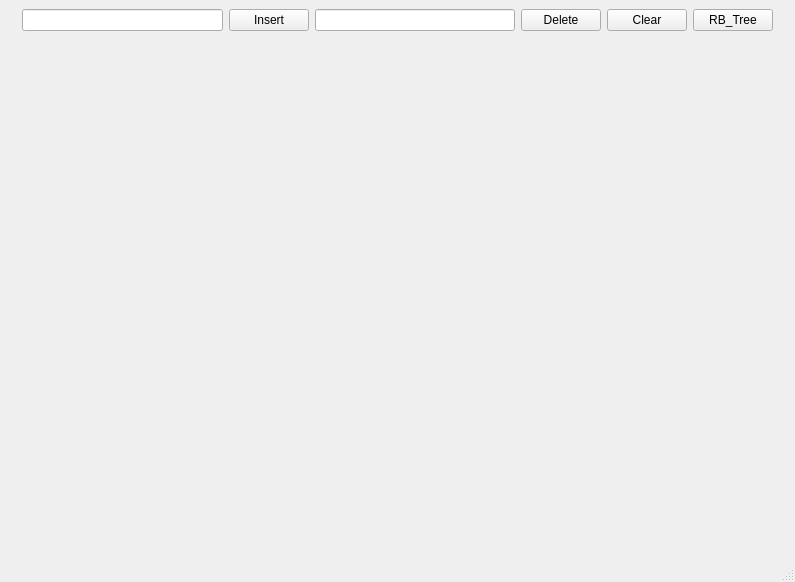
<?xml version="1.0" encoding="UTF-8"?>
<ui version="4.0">
 <class>MainWindow</class>
 <widget class="QMainWindow" name="MainWindow">
  <property name="geometry">
   <rect>
    <x>0</x>
    <y>0</y>
    <width>795</width>
    <height>582</height>
   </rect>
  </property>
  <property name="sizePolicy">
   <sizepolicy hsizetype="Minimum" vsizetype="Minimum">
    <horstretch>0</horstretch>
    <verstretch>0</verstretch>
   </sizepolicy>
  </property>
  <property name="windowTitle">
   <string>MainWindow</string>
  </property>
  <widget class="QWidget" name="centralwidget">
   <layout class="QVBoxLayout" name="verticalLayout_2">
    <item>
     <layout class="QHBoxLayout" name="horizontalLayout">
      <item>
       <widget class="QLabel" name="label_5">
        <property name="text">
         <string/>
        </property>
       </widget>
      </item>
      <item>
       <widget class="QLineEdit" name="insEdit">
        <property name="sizePolicy">
         <sizepolicy hsizetype="Expanding" vsizetype="Fixed">
          <horstretch>0</horstretch>
          <verstretch>0</verstretch>
         </sizepolicy>
        </property>
       </widget>
      </item>
      <item>
       <widget class="QPushButton" name="ins">
        <property name="sizePolicy">
         <sizepolicy hsizetype="Minimum" vsizetype="Fixed">
          <horstretch>0</horstretch>
          <verstretch>0</verstretch>
         </sizepolicy>
        </property>
        <property name="text">
         <string>Insert</string>
        </property>
       </widget>
      </item>
      <item>
       <widget class="QLineEdit" name="delEdit">
        <property name="sizePolicy">
         <sizepolicy hsizetype="Expanding" vsizetype="Fixed">
          <horstretch>0</horstretch>
          <verstretch>0</verstretch>
         </sizepolicy>
        </property>
       </widget>
      </item>
      <item>
       <widget class="QPushButton" name="del">
        <property name="sizePolicy">
         <sizepolicy hsizetype="Minimum" vsizetype="Fixed">
          <horstretch>0</horstretch>
          <verstretch>0</verstretch>
         </sizepolicy>
        </property>
        <property name="text">
         <string>Delete</string>
        </property>
       </widget>
      </item>
      <item>
       <widget class="QPushButton" name="clear">
        <property name="sizePolicy">
         <sizepolicy hsizetype="Minimum" vsizetype="Fixed">
          <horstretch>0</horstretch>
          <verstretch>0</verstretch>
         </sizepolicy>
        </property>
        <property name="text">
         <string>Clear</string>
        </property>
       </widget>
      </item>
      <item>
       <widget class="QPushButton" name="RB_Tree">
        <property name="text">
         <string>RB_Tree</string>
        </property>
       </widget>
      </item>
      <item>
       <widget class="QLabel" name="label_6">
        <property name="text">
         <string/>
        </property>
       </widget>
      </item>
     </layout>
    </item>
    <item>
     <widget class="QLabel" name="label_2">
      <property name="text">
       <string/>
      </property>
     </widget>
    </item>
    <item>
     <layout class="QHBoxLayout" name="horizontalLayout_3">
      <item>
       <widget class="QLabel" name="label_3">
        <property name="text">
         <string/>
        </property>
       </widget>
      </item>
      <item>
       <widget class="QWidget" name="Image" native="true">
        <layout class="QHBoxLayout" name="horizontalLayout_2">
         <item>
          <spacer name="horizontalSpacer">
           <property name="orientation">
            <enum>Qt::Horizontal</enum>
           </property>
           <property name="sizeHint" stdset="0">
            <size>
             <width>40</width>
             <height>20</height>
            </size>
           </property>
          </spacer>
         </item>
         <item>
          <layout class="QVBoxLayout" name="verticalLayout">
           <item>
            <spacer name="verticalSpacer">
             <property name="orientation">
              <enum>Qt::Vertical</enum>
             </property>
             <property name="sizeHint" stdset="0">
              <size>
               <width>20</width>
               <height>40</height>
              </size>
             </property>
            </spacer>
           </item>
           <item>
            <widget class="QLabel" name="labelImage">
             <property name="sizePolicy">
              <sizepolicy hsizetype="Preferred" vsizetype="MinimumExpanding">
               <horstretch>0</horstretch>
               <verstretch>0</verstretch>
              </sizepolicy>
             </property>
             <property name="text">
              <string/>
             </property>
             <property name="scaledContents">
              <bool>true</bool>
             </property>
             <property name="alignment">
              <set>Qt::AlignCenter</set>
             </property>
             <property name="wordWrap">
              <bool>false</bool>
             </property>
            </widget>
           </item>
           <item>
            <spacer name="verticalSpacer_2">
             <property name="orientation">
              <enum>Qt::Vertical</enum>
             </property>
             <property name="sizeHint" stdset="0">
              <size>
               <width>20</width>
               <height>40</height>
              </size>
             </property>
            </spacer>
           </item>
          </layout>
         </item>
         <item>
          <spacer name="horizontalSpacer_2">
           <property name="orientation">
            <enum>Qt::Horizontal</enum>
           </property>
           <property name="sizeHint" stdset="0">
            <size>
             <width>40</width>
             <height>20</height>
            </size>
           </property>
          </spacer>
         </item>
        </layout>
       </widget>
      </item>
      <item>
       <widget class="QLabel" name="label_4">
        <property name="text">
         <string/>
        </property>
       </widget>
      </item>
     </layout>
    </item>
   </layout>
  </widget>
  <widget class="QStatusBar" name="statusbar"/>
 </widget>
 <resources/>
 <connections/>
</ui>
